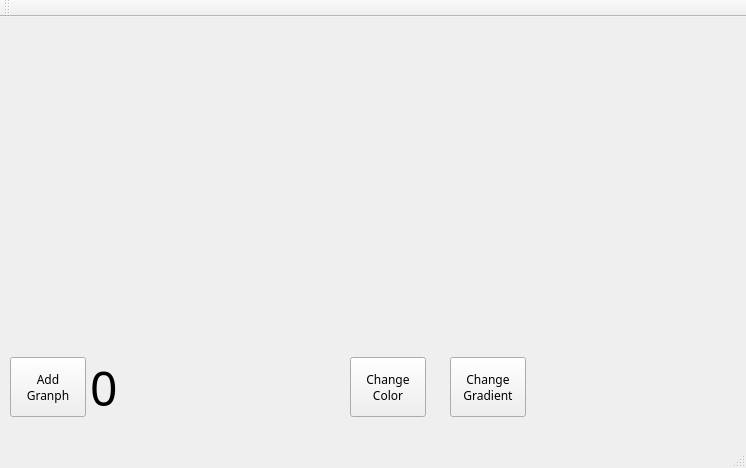
<?xml version="1.0" encoding="UTF-8"?>
<ui version="4.0">
 <class>MainWindow</class>
 <widget class="QMainWindow" name="MainWindow">
  <property name="geometry">
   <rect>
    <x>0</x>
    <y>0</y>
    <width>746</width>
    <height>468</height>
   </rect>
  </property>
  <property name="windowTitle">
   <string>MainWindow</string>
  </property>
  <property name="styleSheet">
   <string notr="true"/>
  </property>
  <widget class="QWidget" name="centralWidget">
   <widget class="QCustomPlot" name="plot" native="true">
    <property name="geometry">
     <rect>
      <x>9</x>
      <y>9</y>
      <width>1059</width>
      <height>321</height>
     </rect>
    </property>
    <property name="autoFillBackground">
     <bool>false</bool>
    </property>
    <property name="styleSheet">
     <string notr="true"/>
    </property>
   </widget>
   <widget class="QLabel" name="grandLabel">
    <property name="geometry">
     <rect>
      <x>90</x>
      <y>340</y>
      <width>61</width>
      <height>60</height>
     </rect>
    </property>
    <property name="font">
     <font>
      <family>OpenSymbol</family>
      <pointsize>36</pointsize>
     </font>
    </property>
    <property name="layoutDirection">
     <enum>Qt::RightToLeft</enum>
    </property>
    <property name="autoFillBackground">
     <bool>false</bool>
    </property>
    <property name="text">
     <string>0</string>
    </property>
    <property name="textFormat">
     <enum>Qt::AutoText</enum>
    </property>
   </widget>
   <widget class="QPushButton" name="pushButton">
    <property name="geometry">
     <rect>
      <x>350</x>
      <y>340</y>
      <width>76</width>
      <height>60</height>
     </rect>
    </property>
    <property name="font">
     <font>
      <family>OpenSymbol</family>
     </font>
    </property>
    <property name="text">
     <string>Change
Color</string>
    </property>
   </widget>
   <widget class="QPushButton" name="addGrandBt">
    <property name="geometry">
     <rect>
      <x>10</x>
      <y>340</y>
      <width>76</width>
      <height>60</height>
     </rect>
    </property>
    <property name="font">
     <font>
      <family>OpenSymbol</family>
     </font>
    </property>
    <property name="layoutDirection">
     <enum>Qt::LeftToRight</enum>
    </property>
    <property name="text">
     <string>Add
Granph</string>
    </property>
    <property name="checkable">
     <bool>false</bool>
    </property>
   </widget>
   <widget class="QPushButton" name="pushButton_2">
    <property name="geometry">
     <rect>
      <x>450</x>
      <y>340</y>
      <width>76</width>
      <height>60</height>
     </rect>
    </property>
    <property name="font">
     <font>
      <family>OpenSymbol</family>
     </font>
    </property>
    <property name="text">
     <string>Change
Gradient</string>
    </property>
   </widget>
  </widget>
  <widget class="QMenuBar" name="menuBar">
   <property name="geometry">
    <rect>
     <x>0</x>
     <y>0</y>
     <width>746</width>
     <height>19</height>
    </rect>
   </property>
  </widget>
  <widget class="QToolBar" name="mainToolBar">
   <attribute name="toolBarArea">
    <enum>TopToolBarArea</enum>
   </attribute>
   <attribute name="toolBarBreak">
    <bool>false</bool>
   </attribute>
  </widget>
  <widget class="QStatusBar" name="statusBar"/>
 </widget>
 <layoutdefault spacing="6" margin="11"/>
 <customwidgets>
  <customwidget>
   <class>QCustomPlot</class>
   <extends>QWidget</extends>
   <header>qcustomplot.h</header>
   <container>1</container>
  </customwidget>
 </customwidgets>
 <resources/>
 <connections/>
</ui>
